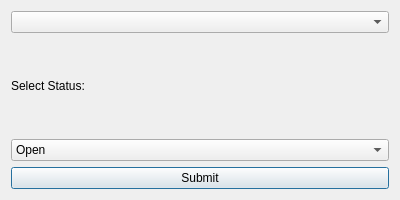
<?xml version="1.0" encoding="UTF-8"?>
<ui version="4.0">
 <class>UpdateStatusDialog</class>
 <widget class="QDialog" name="UpdateStatusDialog">
  <property name="geometry">
   <rect>
    <x>0</x>
    <y>0</y>
    <width>400</width>
    <height>200</height>
   </rect>
  </property>
  <property name="windowTitle">
   <string>Update Status of Defect</string>
  </property>
  <layout class="QVBoxLayout" name="verticalLayout">
   <item>
    <widget class="QComboBox" name="defectListComboBox"/>
   </item>
   <item>
    <widget class="QLabel" name="statusLabel">
     <property name="text">
      <string>Select Status:</string>
     </property>
    </widget>
   </item>
   <item>
    <widget class="QComboBox" name="statusComboBox">
     <item>
      <property name="text">
       <string>Open</string>
      </property>
     </item>
     <item>
      <property name="text">
       <string>In Progress</string>
      </property>
     </item>
     <item>
      <property name="text">
       <string>Closed</string>
      </property>
     </item>
    </widget>
   </item>
   <item>
    <layout class="QHBoxLayout" name="horizontalLayout">
     <item>
      <widget class="QPushButton" name="submitButton">
       <property name="text">
        <string>Submit</string>
       </property>
      </widget>
     </item>
    </layout>
   </item>
  </layout>
 </widget>
 <resources/>
 <connections/>
</ui>
